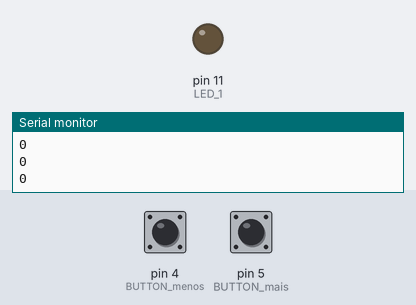
Bench run of a sketch on a simulated Arduino Uno, built with avr-gcc and run on an emulated ATmega328P. Shown: output pins drawn as LEDs (lit = HIGH), the last lines printed to the serial monitor. Inputs (shaded band) come from the test bench; at power-on: pin 5 (BUTTON_mais) LOW, pin 4 (BUTTON_menos) LOW.

Above: at 1.2 s.
1.3 s: pin 5 (BUTTON_mais) pulled HIGH for 1 s
At 1.46 s:
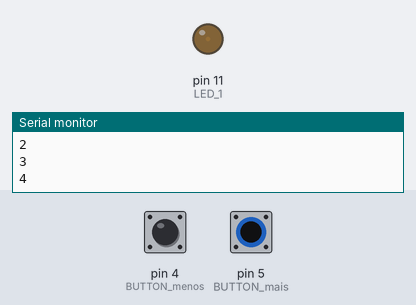
4.3 s: pin 5 (BUTTON_mais) pulled HIGH for 3.2 s
At 8.6 s:
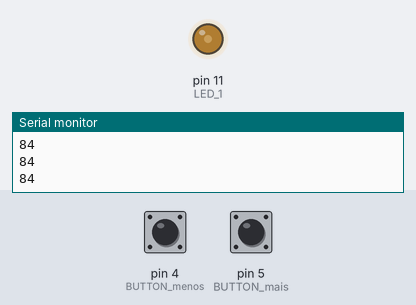
9.0 s: pin 4 (BUTTON_menos) pulled HIGH for 0.15 s
At 9.7 s:
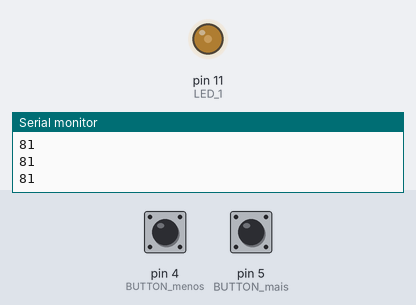
10.6 s: pin 5 (BUTTON_mais) pulled HIGH for 3.2 s
15.3 s: pin 5 (BUTTON_mais) pulled HIGH for 3.2 s
At 19.2 s:
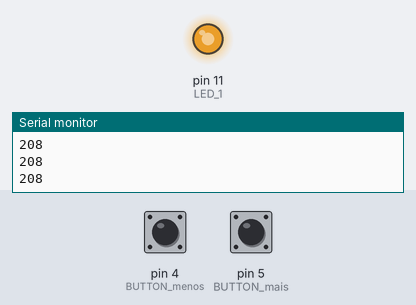
20.0 s: pin 4 (BUTTON_menos) pulled HIGH for 1 s
Timing chart, 0 to 23.0 s (numbered marks = the images above; inputs shaded):
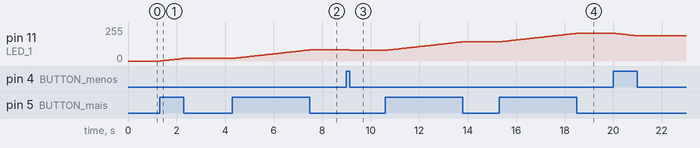

The sketch:

_ex3_.ino
```cpp
/* ------------SAÍDAS PWM----------------
* O programa fará com que o brilho do LED conectado ao pino 11 aumente gradativamente.
* O LED no pino 12 foi aceso somente para que você possa comparar visualmente o brilho dos dois…
-----------------------Exercício 3 A e B:-----------------------------------
*-- Considere agora o Arduino conectado a 1 LED, no pino 11, e a dois botões, nos pinos 5 e 4:
* Faça com que um dos botões aumente o brilho do LED, e o outro diminua.
*
*--cuide para que o acionamento dos botões não ultrapassem os limites (0 a 255)

*/
const byte LED_1 = 11; //Declaração para o led
const byte BUTTON_mais = 5; //Declaração para o botão que aumentará o brilho
const byte BUTTON_menos = 4; //Declaração para o botão que diminuirá o brilho

void setup() {
  Serial.begin(9600);
  pinMode(LED_1, OUTPUT);
  pinMode(BUTTON_mais, INPUT);
  pinMode(BUTTON_menos, INPUT);
}

void loop() {
  delay(50);
  static byte aumentar = 0;
  //Fazer o brilho aumentar ou diminuir com base em codições
  if (digitalRead(BUTTON_mais) == true){
      analogWrite(LED_1, aumentar);
      if (aumentar != 255){
        aumentar++;
      }
  }
  if (digitalRead(BUTTON_menos) == true){
      analogWrite(LED_1, aumentar);
      if (aumentar != 0){
         aumentar--;
      }
  }
  Serial.println(aumentar);
}
```

Measured:
- after the input at 1.3 s, pin 11 (LED_1): moves from 0/255 to 19/255 over 0.90 s, starting after 0.05 s
- after the input at 4.3 s, pin 11 (LED_1): moves from 19/255 to 83/255 over 3.2 s, starting at once
- after the input at 9.0 s, pin 11 (LED_1): 83/255 → 82/255 at once
- after the input at 15.3 s, pin 11 (LED_1): moves from 144/255 to 207/255 over 3.1 s, starting after 0.05 s
